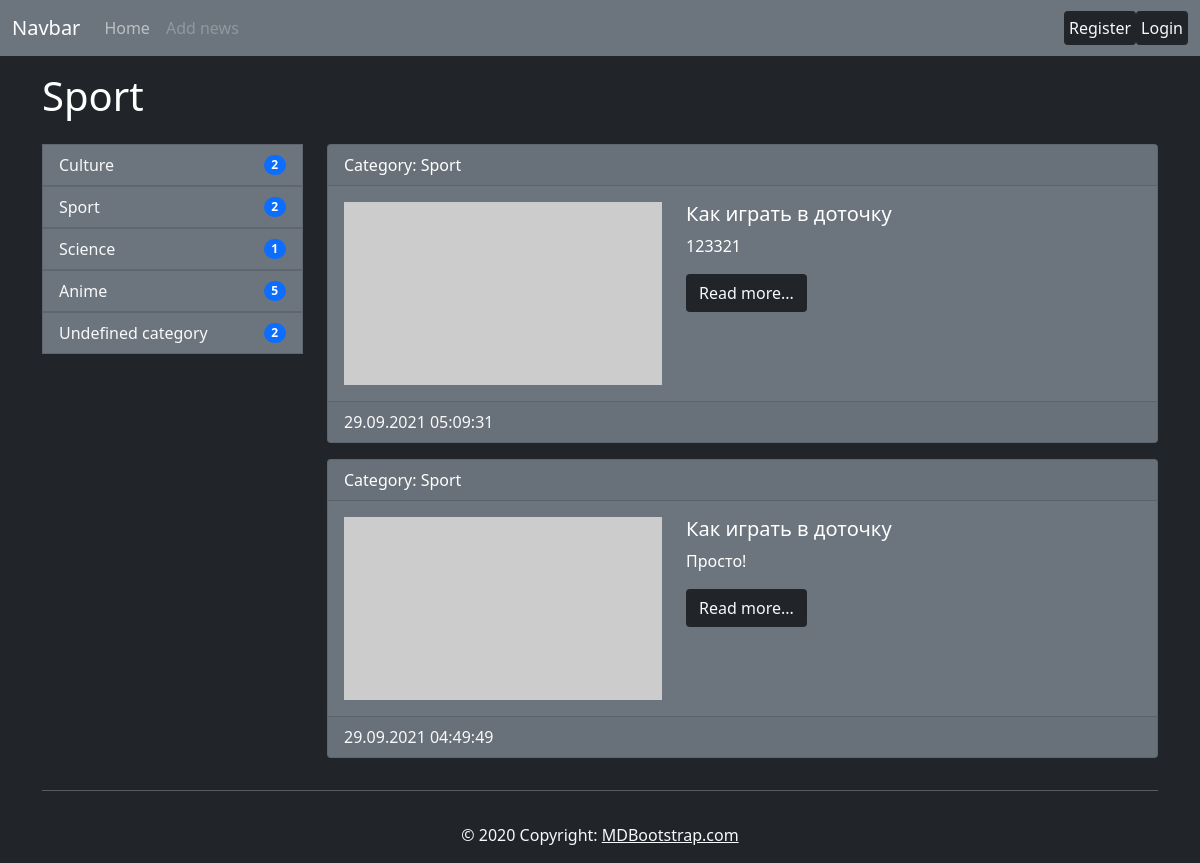
Page /category/2 on the committed database.
### news/models.py (models this page shows, shortened)
class Category(models.Model):
    title = models.CharField(max_length=150, db_index=True)
    def get_absolute_url(self):
        return reverse('category', kwargs={'category_id': self.pk})
    def __str__(self):
        return self.title
    class Meta:
        verbose_name = 'Category'
        verbose_name_plural = 'Categories'
        ordering = ['title']

class News(models.Model):
    title = models.CharField(max_length=150)
    description = models.TextField(blank=True)
    created_at = models.DateTimeField(auto_now_add=True)
    updated_at = models.DateTimeField(auto_now=True)
    photo = models.ImageField(upload_to='photos/%Y/%m/%d/', blank=True, null=True)
    is_published = models.BooleanField(default=True)
    views = models.IntegerField(default=0)
    category = models.ForeignKey('Category', on_delete=models.PROTECT, null=True)
    def get_absolute_url(self):
        return reverse('view_news', kwargs={'news_id': self.pk})
    class Meta:
        verbose_name = 'News'
        verbose_name_plural = 'News'
        ordering = ['-created_at']

### news/views.py (the view)
# urls.py: path('category/<int:category_id>', NewsByCategory.as_view(), name='category'),
class NewsByCategory(BaseListView):
    model = News
    template_name = 'news/category.html'
    def get_queryset(self):
        return News.objects.filter(category_id=self.kwargs['category_id'], is_published=True).select_related('category')
    def get_context_data(self, *, object_list=None, **kwargs):
        context = super().get_context_data(**kwargs)
        context['category'] = get_object_or_404(Category, pk=self.kwargs['category_id'])
        return context

### news/templatetags/news_tags.py (called while the page is built)
@register.inclusion_tag('inc/_list_categories.html')
def show_categories():
    categories = Category.objects.annotate(cnt=Count('news', filter=F('news__is_published'))).filter(cnt__gt=0)
    return {'categories': categories}

@register.simple_tag
def is_disabled_url(request):
    if not request.user.is_authenticated:
        return 'disabled'
    return ''

@register.simple_tag
def is_active_url(request, correct_url):
    if request.get_full_path() == correct_url:
        return 'active'
    return ''

### news/templates/news/category.html (shortened to what this page needs)
{% extends 'base.html' %}
{% load news_tags %}
{% block contents %}
  {{ category }}
{% endblock contents %}
{% block sidebar %}
  {% show_categories %}
{% endblock sidebar %}
{% block content %}
  <div class="col-md-9">
    {% for item in news %}
      <div class="card mb-3 text-white bg-secondary">
        <div class="card-header">
          Category: {{ item.category.title }}
        </div>
        <div class="card-body row">
          <div class="media col-md-5">
            {% if item.photo %}
              <img src="{{ item.photo.url }}" alt="" width="400" class="" style="width: 100%">
            {% else %}
              <img src="https://picsum.photos/400/230?grayscale&blur=2" alt="" style="width: 100%">
            {% endif %}
          </div>
          <div class="media-body col-md-5 padding-right-4">
            <h5 class="card-title">{{ item.title }}</h5>
            <p class="card-text">{{ item.description|truncatewords:50 }}</p>
            <a href="{{ item.get_absolute_url }}" class="btn">Read more...</a>
          </div>
        </div>
        <div class="card-footer text-light">
          {{ item.created_at|date:"d.m.Y H:i:s" }}
        </div>
      </div>
    {% empty %}
      <h2 class="mb-4 text-white">Opss...nothing found</h2>
    {% endfor %}
  </div>
{% endblock content %}

### templates/inc/_list_categories.html
<div class="col-md-3 mb-5">
    <div class="list-group">
        {% for category in categories %}
            <a href="{{ category.get_absolute_url }}" class="category-link">
                <li class="list-group-item list-group-item-mine d-flex justify-content-between align-items-center">
                    {{ category.title }}
                    <span class="badge bg-primary rounded-pill">{{ category.cnt }}</span>
                </li>
            </a>
        {% endfor %}
    </div>
</div>

### templates/base.html (style rules this page uses)
.list-group-item-mine { background-color: var(--bs-secondary); color: var(--bs-light); cursor: pointer; transition: color .1s linear, background-color .1s linear; }
.category-link { text-decoration: none; }
.btn { background-color: var(--bs-dark); color: var(--bs-light); }

### rows in the picture
Category: title "Sport", cnt "2"
Category: title "Culture", cnt "2"
Category: title "Science", cnt "1"
Category: title "Anime", cnt "5"
Category: title "Undefined category", cnt "2"
News: category "Sport", title "Как играть в доточку", description "123321", created_at "29.09.2021 05:09:31"
News: category "Sport", title "Как играть в доточку", description "Просто!", created_at "29.09.2021 04:49:49"
